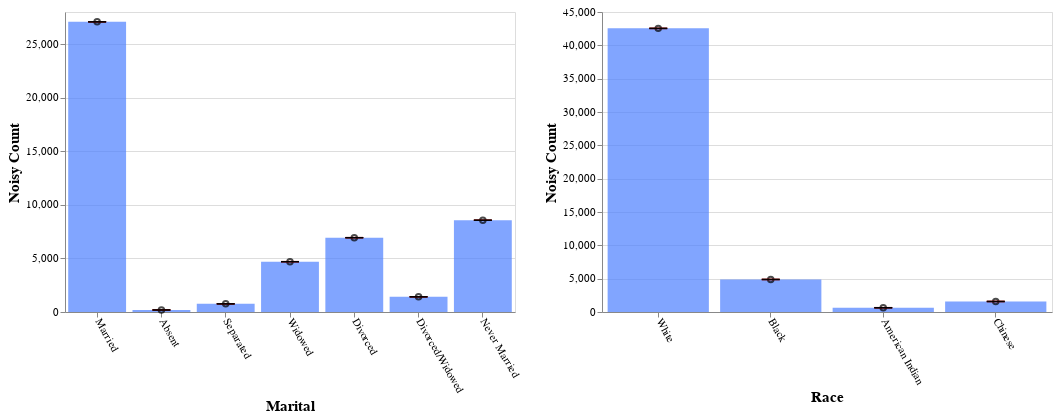

Write the Vega-Lite specification saved for this chart.
### Vega-Lite specification from a JSON file in a GitHub repository (floating-point values rounded to 4 significant figures)
{"config": {"view": {"continuousWidth": 400, "continuousHeight": 300}, "axis": {"labelFontSize": 11, "titleFontSize": 15}, "axisBottom": {"labelAngle": 60}}, "hconcat": [{"layer": [{"mark": "bar", "encoding": {"color": {"value": "transparent"}, "tooltip": [{"aggregate": "sum", "field": "noisy_count", "title": "noisy count", "type": "quantitative"}, {"aggregate": "sum", "field": "noisy_count_prev", "title": "prev count", "type": "quantitative"}, {"aggregate": "sum", "field": "error", "title": "current error", "type": "quantitative"}, {"aggregate": "sum", "field": "error_prev", "title": "prev error", "type": "quantitative"}], "x": {"field": "marital", "sort": null, "title": "Marital", "type": "ordinal"}}, "height": 300, "selection": {"selector547": {"type": "interval", "encodings": ["x"]}}, "transform": [{"filter": {"selection": "selector548"}}], "width": 450}, {"mark": {"type": "bar", "color": "gray", "opacity": 0}, "encoding": {"x": {"field": "marital", "sort": null, "title": "Marital", "type": "ordinal"}, "y": {"aggregate": "sum", "field": "noisy_count_prev", "type": "quantitative"}}, "transform": [{"filter": {"selection": "selector548"}}]}, {"mark": {"type": "bar", "color": "#4C7FFF", "opacity": 0.7}, "encoding": {"x": {"field": "marital", "sort": null, "title": "Marital", "type": "ordinal"}, "y": {"aggregate": "sum", "field": "noisy_count", "type": "quantitative"}}, "transform": [{"filter": {"selection": "selector548"}}]}, {"mark": {"type": "point", "color": "black", "opacity": 0.7}, "encoding": {"x": {"field": "marital", "sort": null, "title": "Marital", "type": "ordinal"}, "y": {"aggregate": "sum", "field": "noisy_count", "title": "Noisy Count", "type": "quantitative"}}, "transform": [{"filter": {"selection": "selector548"}}]}, {"mark": {"type": "rule", "color": "#B6B6B6", "size": 2, "strokeDash": [3, 3]}, "encoding": {"x": {"field": "marital", "sort": null, "title": "Marital", "type": "ordinal"}, "y": {"aggregate": "sum", "field": "plus_error_prev_marital", "title": "", "type": "quantitative"}, "y2": {"aggregate": "sum", "field": "minus_error_prev_marital", "title": ""}}, "transform": [{"filter": {"selection": "selector548"}}]}, {"mark": {"type": "tick", "color": "#B90000", "size": 0, "strokeDash": [1, 1]}, "encoding": {"x": {"field": "marital", "sort": null, "title": "Marital", "type": "ordinal"}, "y": {"aggregate": "sum", "field": "plus_error_prev_marital", "type": "quantitative"}}, "transform": [{"filter": {"selection": "selector548"}}]}, {"mark": {"type": "tick", "color": "#B90000", "size": 0, "strokeDash": [3, 1]}, "encoding": {"x": {"field": "marital", "sort": null, "title": "Marital", "type": "ordinal"}, "y": {"aggregate": "sum", "field": "minus_error_prev_marital", "type": "quantitative"}}, "transform": [{"filter": {"selection": "selector548"}}]}, {"mark": {"type": "rule", "color": "black", "size": 2}, "encoding": {"x": {"field": "marital", "sort": null, "title": "Marital", "type": "ordinal"}, "y": {"aggregate": "sum", "field": "plus_error", "title": "", "type": "quantitative"}, "y2": {"aggregate": "sum", "field": "minus_error", "title": ""}}, "transform": [{"filter": {"selection": "selector548"}}]}, {"mark": {"type": "tick", "color": "black", "width": 0}, "encoding": {"x": {"field": "marital", "sort": null, "title": "Marital", "type": "ordinal"}, "y": {"aggregate": "sum", "field": "plus_error", "type": "quantitative"}}, "transform": [{"filter": {"selection": "selector548"}}]}, {"mark": {"type": "tick", "color": "black", "width": 0}, "encoding": {"x": {"field": "marital", "sort": null, "title": "Marital", "type": "ordinal"}, "y": {"aggregate": "sum", "field": "minus_error", "type": "quantitative"}}, "transform": [{"filter": {"selection": "selector548"}}]}]}, {"layer": [{"mark": "bar", "encoding": {"color": {"value": "transparent"}, "tooltip": [{"aggregate": "sum", "field": "noisy_count", "title": "noisy count", "type": "quantitative"}, {"aggregate": "sum", "field": "noisy_count_prev", "title": "prev count", "type": "quantitative"}, {"aggregate": "sum", "field": "error", "title": "current error", "type": "quantitative"}, {"aggregate": "sum", "field": "error_prev", "title": "prev error", "type": "quantitative"}], "x": {"field": "race", "sort": null, "title": "Race", "type": "ordinal"}}, "height": 300, "selection": {"selector548": {"type": "interval", "encodings": ["x"]}}, "transform": [{"filter": {"selection": "selector547"}}], "width": 450}, {"mark": {"type": "bar", "color": "gray", "opacity": 0}, "encoding": {"x": {"field": "race", "sort": null, "title": "Race", "type": "ordinal"}, "y": {"aggregate": "sum", "field": "noisy_count_prev", "type": "quantitative"}}, "transform": [{"filter": {"selection": "selector547"}}]}, {"mark": {"type": "bar", "color": "#4C7FFF", "opacity": 0.7}, "encoding": {"x": {"field": "race", "sort": null, "title": "Race", "type": "ordinal"}, "y": {"aggregate": "sum", "field": "noisy_count", "type": "quantitative"}}, "transform": [{"filter": {"selection": "selector547"}}]}, {"mark": {"type": "point", "color": "black", "opacity": 0.7}, "encoding": {"x": {"field": "race", "sort": null, "title": "Race", "type": "ordinal"}, "y": {"aggregate": "sum", "field": "noisy_count", "title": "Noisy Count", "type": "quantitative"}}, "transform": [{"filter": {"selection": "selector547"}}]}, {"mark": {"type": "rule", "color": "#B6B6B6", "size": 2, "strokeDash": [3, 3]}, "encoding": {"x": {"field": "race", "sort": null, "title": "Race", "type": "ordinal"}, "y": {"aggregate": "sum", "field": "plus_error_prev_race", "title": "", "type": "quantitative"}, "y2": {"aggregate": "sum", "field": "minus_error_prev_race", "title": ""}}, "transform": [{"filter": {"selection": "selector547"}}]}, {"mark": {"type": "tick", "color": "#B90000", "size": 0, "strokeDash": [1, 1]}, "encoding": {"x": {"field": "race", "sort": null, "title": "Race", "type": "ordinal"}, "y": {"aggregate": "sum", "field": "plus_error_prev_race", "type": "quantitative"}}, "transform": [{"filter": {"selection": "selector547"}}]}, {"mark": {"type": "tick", "color": "#B90000", "size": 0, "strokeDash": [3, 1]}, "encoding": {"x": {"field": "race", "sort": null, "title": "Race", "type": "ordinal"}, "y": {"aggregate": "sum", "field": "minus_error_prev_race", "type": "quantitative"}}, "transform": [{"filter": {"selection": "selector547"}}]}, {"mark": {"type": "rule", "color": "black", "size": 2}, "encoding": {"x": {"field": "race", "sort": null, "title": "Race", "type": "ordinal"}, "y": {"aggregate": "sum", "field": "plus_error", "title": "", "type": "quantitative"}, "y2": {"aggregate": "sum", "field": "minus_error", "title": ""}}, "transform": [{"filter": {"selection": "selector547"}}]}, {"mark": {"type": "tick", "color": "black", "width": 0}, "encoding": {"x": {"field": "race", "sort": null, "title": "Race", "type": "ordinal"}, "y": {"aggregate": "sum", "field": "plus_error", "type": "quantitative"}}, "transform": [{"filter": {"selection": "selector547"}}]}, {"mark": {"type": "tick", "color": "black", "width": 0}, "encoding": {"x": {"field": "race", "sort": null, "title": "Race", "type": "ordinal"}, "y": {"aggregate": "sum", "field": "minus_error", "type": "quantitative"}}, "transform": [{"filter": {"selection": "selector547"}}]}]}], "data": {"name": "data-11f96531e09b0d770282c09f0452c81f"}, "$schema": "https://vega.github.io/schema/vega-lite/v4.17.0.json", "datasets": {"data-11f96531e09b0d770282c09f0452c81f": [{"marital": "Married", "race": "White", "noisy_count": 24270.0, "true_count": 24270.0, "plus_error": 24280.0, "minus_error": 24270.0, "error": 5.7, "noisy_count_prev": 24270.0, "true_count_prev": 24270.0, "plus_error_prev": 24280.0, "minus_error_prev": 24270.0, "error_prev": 7.1, "plus_error_prev_marital": 24280.0, "minus_error_prev_marital": 24270.0, "plus_error_prev_race": 24280.0, "minus_error_prev_race": 24270.0}, {"marital": "Married", "race": "Black", "noisy_count": 1675.0, "true_count": 1667.0, "plus_error": 1681.0, "minus_error": 1670.0, "error": 5.7, "noisy_count_prev": 1674.0, "true_count_prev": 1667.0, "plus_error_prev": 1682.0, "minus_error_prev": 1667.0, "error_prev": 7.1, "plus_error_prev_marital": 1682.0, "minus_error_prev_marital": 1668.0, "plus_error_prev_race": 1682.0, "minus_error_prev_race": 1667.0}, {"marital": "Married", "race": "American Indian", "noisy_count": 271.3, "true_count": 266.0, "plus_error": 277.0, "minus_error": 265.7, "error": 5.7, "noisy_count_prev": 271.5, "true_count_prev": 266.0, "plus_error_prev": 278.6, "minus_error_prev": 264.4, "error_prev": 7.1, "plus_error_prev_marital": 278.9, "minus_error_prev_marital": 264.7, "plus_error_prev_race": 279.5, "minus_error_prev_race": 265.3}, {"marital": "Married", "race": "Chinese", "noisy_count": 861.4, "true_count": 863.0, "plus_error": 867.1, "minus_error": 855.7, "error": 5.7, "noisy_count_prev": 860.5, "true_count_prev": 863.0, "plus_error_prev": 867.6, "minus_error_prev": 853.5, "error_prev": 7.1, "plus_error_prev_marital": 867.9, "minus_error_prev_marital": 853.8, "plus_error_prev_race": 867.3, "minus_error_prev_race": 853.2}, {"marital": "Absent", "race": "White", "noisy_count": 100.8, "true_count": 94.0, "plus_error": 106.5, "minus_error": 95.1, "error": 5.7, "noisy_count_prev": 100.8, "true_count_prev": 94.0, "plus_error_prev": 107.8, "minus_error_prev": 93.7, "error_prev": 7.1, "plus_error_prev_marital": 108.8, "minus_error_prev_marital": 94.7, "plus_error_prev_race": 108.1, "minus_error_prev_race": 94.0}, {"marital": "Absent", "race": "Black", "noisy_count": 9.6, "true_count": 16.0, "plus_error": 15.3, "minus_error": 3.9, "error": 5.7, "noisy_count_prev": 8.7, "true_count_prev": 16.0, "plus_error_prev": 15.7, "minus_error_prev": 1.6, "error_prev": 7.1, "plus_error_prev_marital": 16.7, "minus_error_prev_marital": 2.6, "plus_error_prev_race": 15.76, "minus_error_prev_race": 1.657}, {"marital": "Absent", "race": "American Indian", "noisy_count": 21.9, "true_count": 0.0, "plus_error": 27.5, "minus_error": 16.2, "error": 5.7, "noisy_count_prev": 19.7, "true_count_prev": 0.0, "plus_error_prev": 26.8, "minus_error_prev": 12.6, "error_prev": 7.1, "plus_error_prev_marital": 27.8, "minus_error_prev_marital": 13.6, "plus_error_prev_race": 27.74, "minus_error_prev_race": 13.54}, {"marital": "Absent", "race": "Chinese", "noisy_count": 56.1, "true_count": 7.0, "plus_error": 61.7, "minus_error": 50.4, "error": 5.7, "noisy_count_prev": 55.2, "true_count_prev": 7.0, "plus_error_prev": 62.3, "minus_error_prev": 48.1, "error_prev": 7.1, "plus_error_prev_marital": 63.3, "minus_error_prev_marital": 49.1, "plus_error_prev_race": 62.0, "minus_error_prev_race": 47.8}, {"marital": "Separated", "race": "White", "noisy_count": 575.3, "true_count": 567.0, "plus_error": 581.0, "minus_error": 569.7, "error": 5.7, "noisy_count_prev": 573.0, "true_count_prev": 567.0, "plus_error_prev": 580.1, "minus_error_prev": 565.9, "error_prev": 7.1, "plus_error_prev_marital": 580.8, "minus_error_prev_marital": 566.6, "plus_error_prev_race": 580.4, "minus_error_prev_race": 566.2}, {"marital": "Separated", "race": "Black", "noisy_count": 90.7, "true_count": 84.0, "plus_error": 96.3, "minus_error": 85.0, "error": 5.7, "noisy_count_prev": 92.1, "true_count_prev": 84.0, "plus_error_prev": 99.1, "minus_error_prev": 85.0, "error_prev": 7.1, "plus_error_prev_marital": 99.8, "minus_error_prev_marital": 85.7, "plus_error_prev_race": 99.16, "minus_error_prev_race": 85.06}, {"marital": "Separated", "race": "American Indian", "noisy_count": 12.2, "true_count": 13.0, "plus_error": 17.8, "minus_error": 6.5, "error": 5.7, "noisy_count_prev": 11.2, "true_count_prev": 13.0, "plus_error_prev": 18.3, "minus_error_prev": 4.2, "error_prev": 7.1, "plus_error_prev_marital": 19.0, "minus_error_prev_marital": 4.9, "plus_error_prev_race": 19.24, "minus_error_prev_race": 5.143}, {"marital": "Separated", "race": "Chinese", "noisy_count": 81.4, "true_count": 47.0, "plus_error": 87.0, "minus_error": 75.7, "error": 5.7, "noisy_count_prev": 80.5, "true_count_prev": 47.0, "plus_error_prev": 87.5, "minus_error_prev": 73.4, "error_prev": 7.1, "plus_error_prev_marital": 88.2, "minus_error_prev_marital": 74.1, "plus_error_prev_race": 87.2, "minus_error_prev_race": 73.1}, {"marital": "Widowed", "race": "White", "noisy_count": 4044.0, "true_count": 4078.0, "plus_error": 4049.0, "minus_error": 4038.0, "error": 5.7, "noisy_count_prev": 4044.0, "true_count_prev": 4078.0, "plus_error_prev": 4051.0, "minus_error_prev": 4037.0, "error_prev": 7.1, "plus_error_prev_marital": 4049.0, "minus_error_prev_marital": 4035.0, "plus_error_prev_race": 4051.0, "minus_error_prev_race": 4037.0}, {"marital": "Widowed", "race": "Black", "noisy_count": 497.9, "true_count": 543.0, "plus_error": 503.6, "minus_error": 492.2, "error": 5.7, "noisy_count_prev": 502.7, "true_count_prev": 543.0, "plus_error_prev": 509.7, "minus_error_prev": 495.6, "error_prev": 7.1, "plus_error_prev_marital": 508.4, "minus_error_prev_marital": 494.3, "plus_error_prev_race": 509.8, "minus_error_prev_race": 495.7}, {"marital": "Widowed", "race": "American Indian", "noisy_count": 53.8, "true_count": 35.0, "plus_error": 59.5, "minus_error": 48.2, "error": 5.7, "noisy_count_prev": 53.1, "true_count_prev": 35.0, "plus_error_prev": 60.1, "minus_error_prev": 46.0, "error_prev": 7.1, "plus_error_prev_marital": 58.75, "minus_error_prev_marital": 44.65, "plus_error_prev_race": 61.04, "minus_error_prev_race": 46.94}, {"marital": "Widowed", "race": "Chinese", "noisy_count": 97.9, "true_count": 77.0, "plus_error": 103.6, "minus_error": 92.3, "error": 5.7, "noisy_count_prev": 99.1, "true_count_prev": 77.0, "plus_error_prev": 106.1, "minus_error_prev": 92.0, "error_prev": 7.1, "plus_error_prev_marital": 104.8, "minus_error_prev_marital": 90.65, "plus_error_prev_race": 105.8, "minus_error_prev_race": 91.7}, {"marital": "Divorced", "race": "White", "noisy_count": 5956.0, "true_count": 5901.0, "plus_error": 5962.0, "minus_error": 5950.0, "error": 5.7, "noisy_count_prev": 5954.0, "true_count_prev": 5901.0, "plus_error_prev": 5961.0, "minus_error_prev": 5947.0, "error_prev": 7.1, "plus_error_prev_marital": 5962.0, "minus_error_prev_marital": 5948.0, "plus_error_prev_race": 5961.0, "minus_error_prev_race": 5947.0}, {"marital": "Divorced", "race": "Black", "noisy_count": 765.0, "true_count": 750.0, "plus_error": 770.7, "minus_error": 759.4, "error": 5.7, "noisy_count_prev": 764.2, "true_count_prev": 750.0, "plus_error_prev": 771.3, "minus_error_prev": 757.1, "error_prev": 7.1, "plus_error_prev_marital": 772.1, "minus_error_prev_marital": 757.9, "plus_error_prev_race": 771.4, "minus_error_prev_race": 757.2}, {"marital": "Divorced", "race": "American Indian", "noisy_count": 89.2, "true_count": 94.0, "plus_error": 94.9, "minus_error": 83.6, "error": 5.7, "noisy_count_prev": 88.4, "true_count_prev": 94.0, "plus_error_prev": 95.5, "minus_error_prev": 81.4, "error_prev": 7.1, "plus_error_prev_marital": 96.27, "minus_error_prev_marital": 82.17, "plus_error_prev_race": 96.44, "minus_error_prev_race": 82.34}, {"marital": "Divorced", "race": "Chinese", "noisy_count": 123.7, "true_count": 105.0, "plus_error": 129.3, "minus_error": 118.0, "error": 5.7, "noisy_count_prev": 124.2, "true_count_prev": 105.0, "plus_error_prev": 131.3, "minus_error_prev": 117.1, "error_prev": 7.1, "plus_error_prev_marital": 132.1, "minus_error_prev_marital": 117.9, "plus_error_prev_race": 131.0, "minus_error_prev_race": 116.8}, {"marital": "Divorced/Widowed", "race": "White", "noisy_count": 1013.0, "true_count": 1005.0, "plus_error": 1018.0, "minus_error": 1007.0, "error": 5.7, "noisy_count_prev": 1013.0, "true_count_prev": 1005.0, "plus_error_prev": 1020.0, "minus_error_prev": 1006.0, "error_prev": 7.1, "plus_error_prev_marital": 1021.0, "minus_error_prev_marital": 1007.0, "plus_error_prev_race": 1020.0, "minus_error_prev_race": 1006.0}, {"marital": "Divorced/Widowed", "race": "Black", "noisy_count": 310.8, "true_count": 344.0, "plus_error": 316.5, "minus_error": 305.2, "error": 5.7, "noisy_count_prev": 308.8, "true_count_prev": 344.0, "plus_error_prev": 315.8, "minus_error_prev": 301.7, "error_prev": 7.1, "plus_error_prev_marital": 316.6, "minus_error_prev_marital": 302.5, "plus_error_prev_race": 315.9, "minus_error_prev_race": 301.8}, {"marital": "Divorced/Widowed", "race": "American Indian", "noisy_count": 59.9, "true_count": 21.0, "plus_error": 65.5, "minus_error": 54.2, "error": 5.7, "noisy_count_prev": 58.6, "true_count_prev": 21.0, "plus_error_prev": 65.7, "minus_error_prev": 51.5, "error_prev": 7.1, "plus_error_prev_marital": 66.55, "minus_error_prev_marital": 52.35, "plus_error_prev_race": 66.64, "minus_error_prev_race": 52.44}, {"marital": "Divorced/Widowed", "race": "Chinese", "noisy_count": 31.9, "true_count": 33.0, "plus_error": 37.6, "minus_error": 26.3, "error": 5.7, "noisy_count_prev": 31.5, "true_count_prev": 33.0, "plus_error_prev": 38.5, "minus_error_prev": 24.4, "error_prev": 7.1, "plus_error_prev_marital": 39.35, "minus_error_prev_marital": 25.25, "plus_error_prev_race": 38.2, "minus_error_prev_race": 24.1}, {"marital": "Never Married", "race": "White", "noisy_count": 6583.0, "true_count": 6590.0, "plus_error": 6589.0, "minus_error": 6578.0, "error": 5.7, "noisy_count_prev": 6585.0, "true_count_prev": 6590.0, "plus_error_prev": 6592.0, "minus_error_prev": 6578.0, "error_prev": 7.1, "plus_error_prev_marital": 6591.0, "minus_error_prev_marital": 6577.0, "plus_error_prev_race": 6592.0, "minus_error_prev_race": 6578.0}, {"marital": "Never Married", "race": "Black", "noisy_count": 1532.0, "true_count": 1525.0, "plus_error": 1538.0, "minus_error": 1526.0, "error": 5.7, "noisy_count_prev": 1530.0, "true_count_prev": 1525.0, "plus_error_prev": 1537.0, "minus_error_prev": 1523.0, "error_prev": 7.1, "plus_error_prev_marital": 1536.0, "minus_error_prev_marital": 1522.0, "plus_error_prev_race": 1537.0, "minus_error_prev_race": 1523.0}, {"marital": "Never Married", "race": "American Indian", "noisy_count": 127.1, "true_count": 132.0, "plus_error": 132.7, "minus_error": 121.4, "error": 5.7, "noisy_count_prev": 126.3, "true_count_prev": 132.0, "plus_error_prev": 133.4, "minus_error_prev": 119.2, "error_prev": 7.1, "plus_error_prev_marital": 132.9, "minus_error_prev_marital": 118.7, "plus_error_prev_race": 134.3, "minus_error_prev_race": 120.1}, {"marital": "Never Married", "race": "Chinese", "noisy_count": 326.9, "true_count": 310.0, "plus_error": 332.6, "minus_error": 321.3, "error": 5.7, "noisy_count_prev": 330.4, "true_count_prev": 310.0, "plus_error_prev": 337.5, "minus_error_prev": 323.4, "error_prev": 7.1, "plus_error_prev_marital": 337.0, "minus_error_prev_marital": 322.9, "plus_error_prev_race": 337.2, "minus_error_prev_race": 323.1}]}}
